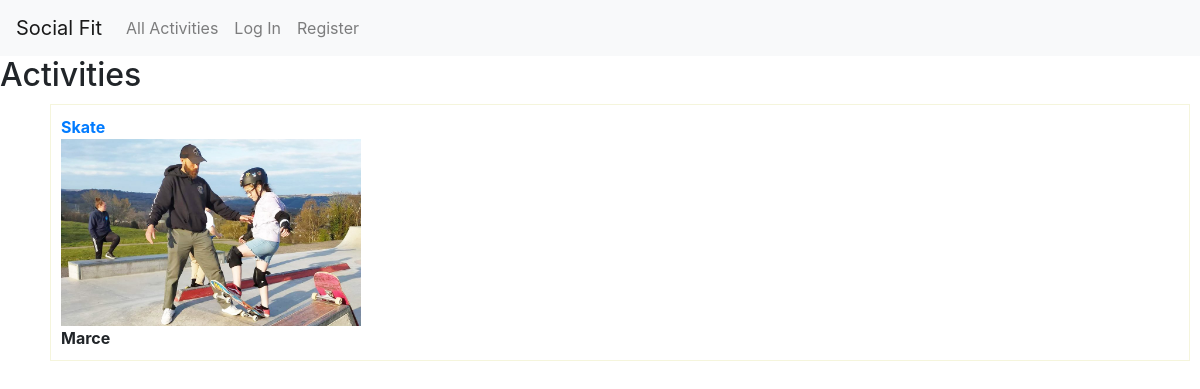
The app's page /activities, older data.
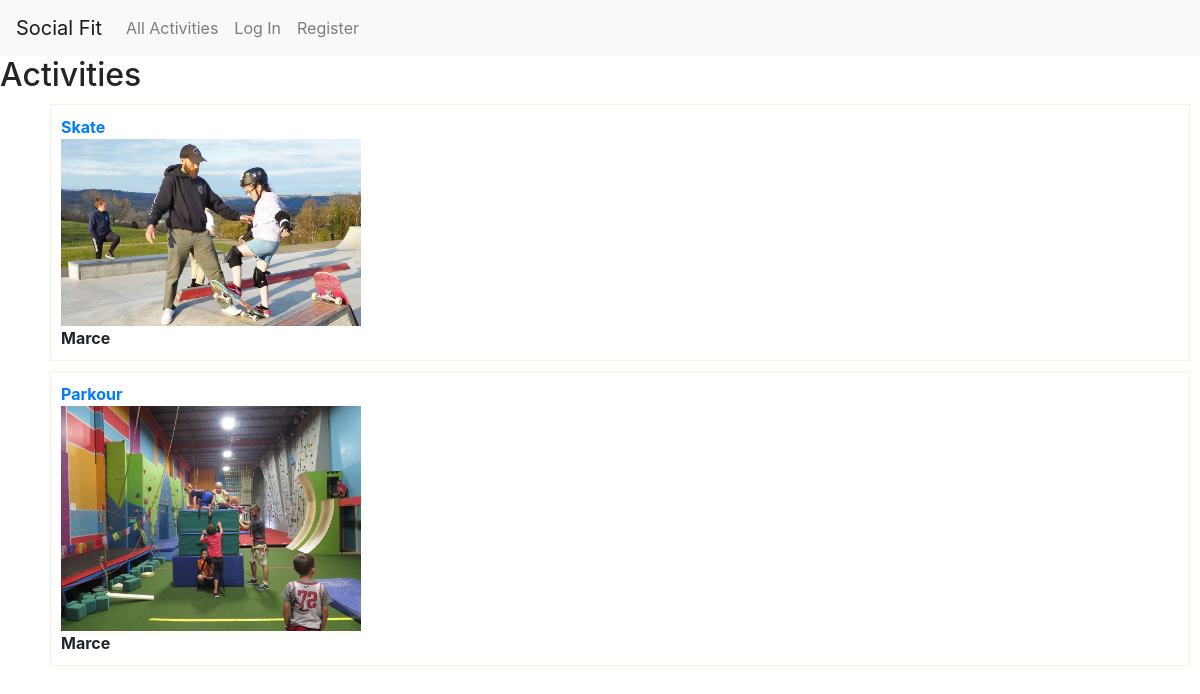
The same page, newer data.
### booking/models.py (models this page shows, shortened)
class Activity(models.Model):
    created_by = models.ForeignKey(User, on_delete=models.CASCADE, related_name='activity_owner')
    name = models.CharField(max_length=30)
    description = models.TextField()
    image = models.ImageField(upload_to = 'images/')
    active = models.BooleanField(default=True)

class User(AbstractUser):
    pass
    def __str__(self):
        return f"{self.username}"

### booking/views.py (the view)
# urls.py: path("activities", views.all_activities, name="all_activities"),
def all_activities(request):
    activities = Activity.objects.all()
    return render(request, 'booking/all_activities.html', {'activities': activities})

### booking/templates/booking/all_activities.html (shortened to what this page needs)
{% extends "booking/layout.html" %}
{% block body %}
    <h2>Activities</h2>
    <ul style="list-style-type: none;">
        {% for activity in activities %}
        <div style="border: 1px solid beige; margin:10px; padding: 10px">
            <div style="display: flex; align-items: center;">
                <li style="margin-right: 10px;">
                    <a href="{% url 'booking:activity' activity.id %}" style="text-decoration: none;">
                        <strong>{{ activity.name }}</strong>
                    </a>
                </li>
            </div>
            <li>
                <img src="{{ activity.image.url }}" width= '300'>
            </li>
            <li style="margin-right: 10px;">
                <strong>{{ activity.created_by }}</strong>
            </li>
        </div>
        {% endfor %}
    </ul>
{% endblock %}

Row changes from the older to the newer data that the page shows:
added Activity: name "Parkour", image (picture), created_by "Marce"
